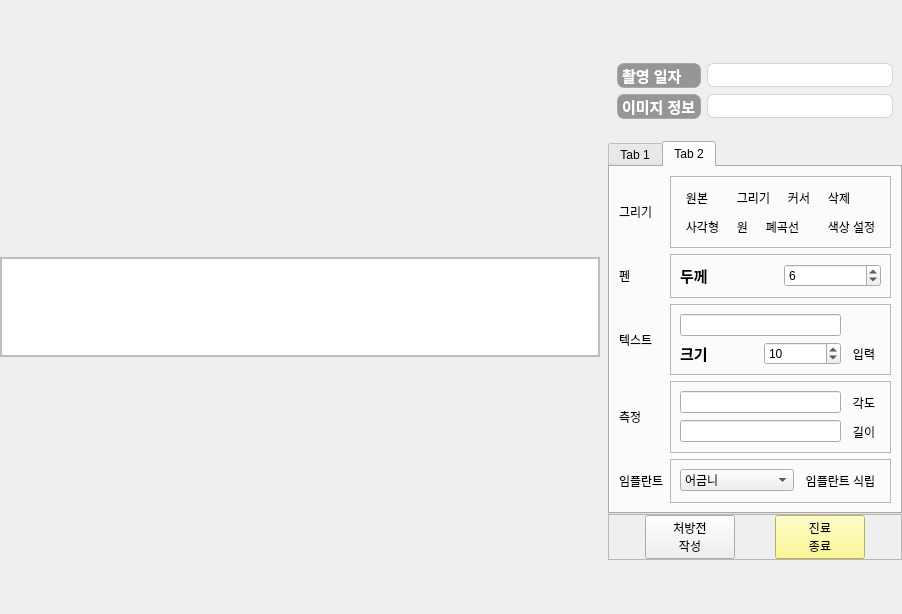
<?xml version="1.0" encoding="UTF-8"?>
<ui version="4.0">
 <class>ImageAlbum</class>
 <widget class="QWidget" name="ImageAlbum">
  <property name="geometry">
   <rect>
    <x>0</x>
    <y>0</y>
    <width>872</width>
    <height>614</height>
   </rect>
  </property>
  <property name="cursor">
   <cursorShape>ArrowCursor</cursorShape>
  </property>
  <property name="styleSheet">
   <string notr="true"/>
  </property>
  <layout class="QGridLayout" name="gridLayout_2">
   <property name="leftMargin">
    <number>0</number>
   </property>
   <property name="topMargin">
    <number>0</number>
   </property>
   <property name="rightMargin">
    <number>0</number>
   </property>
   <property name="bottomMargin">
    <number>0</number>
   </property>
   <property name="horizontalSpacing">
    <number>8</number>
   </property>
   <property name="verticalSpacing">
    <number>0</number>
   </property>
   <item row="0" column="0">
    <layout class="QVBoxLayout" name="verticalLayout_2">
     <property name="spacing">
      <number>8</number>
     </property>
     <item>
      <layout class="QGridLayout" name="gridLayout"/>
     </item>
     <item>
      <widget class="QListWidget" name="listWidget">
       <property name="sizePolicy">
        <sizepolicy hsizetype="Preferred" vsizetype="Preferred">
         <horstretch>0</horstretch>
         <verstretch>0</verstretch>
        </sizepolicy>
       </property>
       <property name="minimumSize">
        <size>
         <width>600</width>
         <height>100</height>
        </size>
       </property>
       <property name="maximumSize">
        <size>
         <width>16777215</width>
         <height>100</height>
        </size>
       </property>
       <property name="baseSize">
        <size>
         <width>600</width>
         <height>80</height>
        </size>
       </property>
       <property name="styleSheet">
        <string notr="true">border: 2px solid rgba(190, 190, 190, 255);
</string>
       </property>
       <property name="frameShape">
        <enum>QFrame::Box</enum>
       </property>
       <property name="verticalScrollBarPolicy">
        <enum>Qt::ScrollBarAsNeeded</enum>
       </property>
       <property name="horizontalScrollBarPolicy">
        <enum>Qt::ScrollBarAlwaysOff</enum>
       </property>
       <property name="iconSize">
        <size>
         <width>120</width>
         <height>80</height>
        </size>
       </property>
       <property name="movement">
        <enum>QListView::Static</enum>
       </property>
       <property name="flow">
        <enum>QListView::LeftToRight</enum>
       </property>
       <property name="resizeMode">
        <enum>QListView::Adjust</enum>
       </property>
       <property name="viewMode">
        <enum>QListView::IconMode</enum>
       </property>
      </widget>
     </item>
    </layout>
   </item>
   <item row="0" column="1">
    <layout class="QVBoxLayout" name="verticalLayout">
     <property name="spacing">
      <number>0</number>
     </property>
     <item>
      <widget class="QFrame" name="frame">
       <property name="maximumSize">
        <size>
         <width>300</width>
         <height>16777215</height>
        </size>
       </property>
       <property name="frameShape">
        <enum>QFrame::NoFrame</enum>
       </property>
       <property name="frameShadow">
        <enum>QFrame::Raised</enum>
       </property>
       <layout class="QGridLayout" name="gridLayout_10">
        <item row="0" column="0">
         <widget class="QLabel" name="label_4">
          <property name="font">
           <font>
            <pointsize>11</pointsize>
            <bold>true</bold>
           </font>
          </property>
          <property name="styleSheet">
           <string notr="true">background-color: rgb(150, 150, 150);
color: rgb(255, 255, 255);

border: 1px solid rgba(150, 150, 150, 150);
border-radius:7px;</string>
          </property>
          <property name="text">
           <string>촬영 일자</string>
          </property>
          <property name="buddy">
           <cstring>PhotoDate</cstring>
          </property>
         </widget>
        </item>
        <item row="0" column="1">
         <widget class="QLineEdit" name="PhotoDate">
          <property name="font">
           <font>
            <pointsize>13</pointsize>
           </font>
          </property>
          <property name="styleSheet">
           <string notr="true">border: 1px solid rgba(190, 190, 190, 150);
border-radius:7px;</string>
          </property>
         </widget>
        </item>
        <item row="1" column="0">
         <widget class="QLabel" name="label_7">
          <property name="font">
           <font>
            <pointsize>11</pointsize>
            <bold>true</bold>
           </font>
          </property>
          <property name="styleSheet">
           <string notr="true">background-color: rgb(150, 150, 150);
color: rgb(255, 255, 255);

border: 1px solid rgba(150, 150, 150, 150);
border-radius:7px;</string>
          </property>
          <property name="text">
           <string>이미지 정보</string>
          </property>
          <property name="buddy">
           <cstring>ImageInfo</cstring>
          </property>
         </widget>
        </item>
        <item row="1" column="1">
         <widget class="QLineEdit" name="ImageInfo">
          <property name="font">
           <font>
            <pointsize>13</pointsize>
           </font>
          </property>
          <property name="styleSheet">
           <string notr="true">border: 1px solid rgba(190, 190, 190, 150);
border-radius:7px;</string>
          </property>
         </widget>
        </item>
       </layout>
      </widget>
     </item>
     <item>
      <spacer name="verticalSpacer">
       <property name="orientation">
        <enum>Qt::Vertical</enum>
       </property>
       <property name="sizeType">
        <enum>QSizePolicy::Fixed</enum>
       </property>
       <property name="sizeHint" stdset="0">
        <size>
         <width>20</width>
         <height>13</height>
        </size>
       </property>
      </spacer>
     </item>
     <item>
      <widget class="QTabWidget" name="tabWidget">
       <property name="sizePolicy">
        <sizepolicy hsizetype="Preferred" vsizetype="Preferred">
         <horstretch>0</horstretch>
         <verstretch>0</verstretch>
        </sizepolicy>
       </property>
       <property name="maximumSize">
        <size>
         <width>300</width>
         <height>16777215</height>
        </size>
       </property>
       <property name="styleSheet">
        <string notr="true"/>
       </property>
       <property name="tabShape">
        <enum>QTabWidget::Rounded</enum>
       </property>
       <property name="currentIndex">
        <number>1</number>
       </property>
       <property name="documentMode">
        <bool>false</bool>
       </property>
       <property name="tabsClosable">
        <bool>false</bool>
       </property>
       <property name="movable">
        <bool>false</bool>
       </property>
       <property name="tabBarAutoHide">
        <bool>false</bool>
       </property>
       <widget class="QWidget" name="tab">
        <attribute name="title">
         <string>Tab 1</string>
        </attribute>
        <layout class="QGridLayout" name="gridLayout_11">
         <item row="2" column="0">
          <widget class="QToolButton" name="LeftRotate">
           <property name="styleSheet">
            <string notr="true">background-color: rgb(255, 255, 255);
border-radius:10px;
border: 1px solid white;</string>
           </property>
           <property name="text">
            <string>좌회전</string>
           </property>
           <property name="iconSize">
            <size>
             <width>30</width>
             <height>30</height>
            </size>
           </property>
          </widget>
         </item>
         <item row="0" column="0">
          <widget class="QToolButton" name="OrigImage">
           <property name="styleSheet">
            <string notr="true">background-color: rgb(255, 255, 255);
border-radius:10px;
border: 1px solid white;</string>
           </property>
           <property name="text">
            <string>원본</string>
           </property>
           <property name="iconSize">
            <size>
             <width>30</width>
             <height>30</height>
            </size>
           </property>
          </widget>
         </item>
         <item row="2" column="1">
          <widget class="QToolButton" name="RightRotate">
           <property name="styleSheet">
            <string notr="true">background-color: rgb(255, 255, 255);
border-radius:10px;
border: 1px solid white;</string>
           </property>
           <property name="text">
            <string>우회전</string>
           </property>
           <property name="iconSize">
            <size>
             <width>30</width>
             <height>30</height>
            </size>
           </property>
          </widget>
         </item>
         <item row="7" column="1">
          <widget class="QSlider" name="Brightness">
           <property name="minimum">
            <number>-50</number>
           </property>
           <property name="maximum">
            <number>50</number>
           </property>
           <property name="orientation">
            <enum>Qt::Horizontal</enum>
           </property>
           <property name="tickPosition">
            <enum>QSlider::TicksBelow</enum>
           </property>
           <property name="tickInterval">
            <number>5</number>
           </property>
          </widget>
         </item>
         <item row="3" column="0">
          <widget class="QToolButton" name="Sharpening">
           <property name="styleSheet">
            <string notr="true">background-color: rgb(255, 255, 255);
border-radius:10px;
border: 1px solid white;</string>
           </property>
           <property name="text">
            <string>샤프닝</string>
           </property>
           <property name="iconSize">
            <size>
             <width>30</width>
             <height>30</height>
            </size>
           </property>
          </widget>
         </item>
         <item row="4" column="0">
          <widget class="QToolButton" name="Blur">
           <property name="styleSheet">
            <string notr="true">background-color: rgb(255, 255, 255);
border-radius:10px;
border: 1px solid white;</string>
           </property>
           <property name="text">
            <string>블러</string>
           </property>
           <property name="iconSize">
            <size>
             <width>30</width>
             <height>30</height>
            </size>
           </property>
          </widget>
         </item>
         <item row="0" column="1">
          <widget class="QToolButton" name="Laser">
           <property name="styleSheet">
            <string notr="true">background-color: rgb(255, 255, 255);
border-radius:10px;
border: 1px solid white;</string>
           </property>
           <property name="text">
            <string>레이저</string>
           </property>
           <property name="iconSize">
            <size>
             <width>30</width>
             <height>30</height>
            </size>
           </property>
          </widget>
         </item>
         <item row="9" column="1">
          <widget class="QSlider" name="Contrast">
           <property name="minimum">
            <number>5</number>
           </property>
           <property name="maximum">
            <number>15</number>
           </property>
           <property name="value">
            <number>10</number>
           </property>
           <property name="orientation">
            <enum>Qt::Horizontal</enum>
           </property>
           <property name="tickPosition">
            <enum>QSlider::TicksBelow</enum>
           </property>
           <property name="tickInterval">
            <number>1</number>
           </property>
          </widget>
         </item>
         <item row="1" column="1">
          <widget class="QToolButton" name="ZoomOut">
           <property name="styleSheet">
            <string notr="true">background-color: rgb(255, 255, 255);
border-radius:10px;
border: 1px solid white;</string>
           </property>
           <property name="text">
            <string>줌아웃</string>
           </property>
           <property name="iconSize">
            <size>
             <width>30</width>
             <height>30</height>
            </size>
           </property>
          </widget>
         </item>
         <item row="4" column="1">
          <widget class="QToolButton" name="Reverse">
           <property name="styleSheet">
            <string notr="true">background-color: rgb(255, 255, 255);
border-radius:10px;
border: 1px solid white;</string>
           </property>
           <property name="text">
            <string>반전</string>
           </property>
           <property name="iconSize">
            <size>
             <width>30</width>
             <height>30</height>
            </size>
           </property>
          </widget>
         </item>
         <item row="5" column="1">
          <widget class="QToolButton" name="HReverse">
           <property name="styleSheet">
            <string notr="true">background-color: rgb(255, 255, 255);
border-radius:10px;
border: 1px solid white;</string>
           </property>
           <property name="text">
            <string>상하 반전</string>
           </property>
           <property name="iconSize">
            <size>
             <width>30</width>
             <height>30</height>
            </size>
           </property>
          </widget>
         </item>
         <item row="7" column="0">
          <widget class="QLabel" name="label">
           <property name="font">
            <font>
             <pointsize>11</pointsize>
             <bold>true</bold>
            </font>
           </property>
           <property name="text">
            <string>밝기</string>
           </property>
           <property name="buddy">
            <cstring>Brightness</cstring>
           </property>
          </widget>
         </item>
         <item row="5" column="0">
          <widget class="QToolButton" name="VReverse">
           <property name="styleSheet">
            <string notr="true">background-color: rgb(255, 255, 255);
border-radius:10px;
border: 1px solid white;</string>
           </property>
           <property name="text">
            <string>좌우 반전</string>
           </property>
           <property name="iconSize">
            <size>
             <width>30</width>
             <height>30</height>
            </size>
           </property>
          </widget>
         </item>
         <item row="3" column="1">
          <widget class="QToolButton" name="HistEqual">
           <property name="styleSheet">
            <string notr="true">background-color: rgb(255, 255, 255);
border-radius:10px;
border: 1px solid white;</string>
           </property>
           <property name="text">
            <string>히스토그램 평활화</string>
           </property>
           <property name="iconSize">
            <size>
             <width>30</width>
             <height>30</height>
            </size>
           </property>
          </widget>
         </item>
         <item row="1" column="0">
          <widget class="QToolButton" name="ZoomIn">
           <property name="styleSheet">
            <string notr="true">background-color: rgb(255, 255, 255);
border-radius:10px;
border: 1px solid white;</string>
           </property>
           <property name="text">
            <string>줌인</string>
           </property>
           <property name="iconSize">
            <size>
             <width>30</width>
             <height>30</height>
            </size>
           </property>
          </widget>
         </item>
         <item row="8" column="1">
          <widget class="QSlider" name="Gamma">
           <property name="minimum">
            <number>1</number>
           </property>
           <property name="maximum">
            <number>19</number>
           </property>
           <property name="value">
            <number>10</number>
           </property>
           <property name="orientation">
            <enum>Qt::Horizontal</enum>
           </property>
           <property name="tickPosition">
            <enum>QSlider::TicksBelow</enum>
           </property>
           <property name="tickInterval">
            <number>1</number>
           </property>
          </widget>
         </item>
         <item row="8" column="0">
          <widget class="QLabel" name="label_6">
           <property name="font">
            <font>
             <pointsize>11</pointsize>
             <bold>true</bold>
            </font>
           </property>
           <property name="text">
            <string>감마</string>
           </property>
          </widget>
         </item>
         <item row="6" column="0">
          <widget class="QToolButton" name="Capture">
           <property name="styleSheet">
            <string notr="true">background-color: rgb(255, 255, 255);
border-radius:10px;
border: 1px solid white;</string>
           </property>
           <property name="text">
            <string>캡처</string>
           </property>
           <property name="iconSize">
            <size>
             <width>30</width>
             <height>30</height>
            </size>
           </property>
          </widget>
         </item>
         <item row="9" column="0">
          <widget class="QLabel" name="label_2">
           <property name="font">
            <font>
             <pointsize>11</pointsize>
             <bold>true</bold>
            </font>
           </property>
           <property name="text">
            <string>대비</string>
           </property>
           <property name="buddy">
            <cstring>Contrast</cstring>
           </property>
          </widget>
         </item>
        </layout>
       </widget>
       <widget class="QWidget" name="tab_2">
        <attribute name="title">
         <string>Tab 2</string>
        </attribute>
        <layout class="QGridLayout" name="gridLayout_5">
         <item row="0" column="1">
          <widget class="QLabel" name="label_12">
           <property name="text">
            <string>그리기</string>
           </property>
          </widget>
         </item>
         <item row="2" column="1">
          <widget class="QLabel" name="label_10">
           <property name="text">
            <string>텍스트</string>
           </property>
          </widget>
         </item>
         <item row="1" column="2">
          <widget class="QFrame" name="frame_2">
           <property name="frameShape">
            <enum>QFrame::StyledPanel</enum>
           </property>
           <property name="frameShadow">
            <enum>QFrame::Raised</enum>
           </property>
           <layout class="QGridLayout" name="gridLayout_3">
            <item row="0" column="0">
             <layout class="QHBoxLayout" name="horizontalLayout">
              <item>
               <widget class="QLabel" name="label_3">
                <property name="font">
                 <font>
                  <pointsize>11</pointsize>
                  <bold>true</bold>
                 </font>
                </property>
                <property name="text">
                 <string>두께</string>
                </property>
                <property name="buddy">
                 <cstring>Thickness</cstring>
                </property>
               </widget>
              </item>
              <item>
               <widget class="QSpinBox" name="Thickness">
                <property name="value">
                 <number>6</number>
                </property>
               </widget>
              </item>
             </layout>
            </item>
           </layout>
          </widget>
         </item>
         <item row="3" column="2">
          <widget class="QFrame" name="frame_5">
           <property name="frameShape">
            <enum>QFrame::StyledPanel</enum>
           </property>
           <property name="frameShadow">
            <enum>QFrame::Raised</enum>
           </property>
           <layout class="QGridLayout" name="gridLayout_6">
            <item row="0" column="0">
             <widget class="QLineEdit" name="AngleResult"/>
            </item>
            <item row="0" column="1">
             <widget class="QToolButton" name="Angle">
              <property name="styleSheet">
               <string notr="true">background-color: qlineargradient(spread:pad, x1:0.0, y1:0.0, x2:1, 
y2:1, stop:0 rgba(150, 150, 150, 50), stop:1 rgba(90, 90, 90, 100));
selection-color: black;
border-width: 1px;
border-style: solid gray;
</string>
              </property>
              <property name="text">
               <string>각도</string>
              </property>
             </widget>
            </item>
            <item row="1" column="0">
             <widget class="QLineEdit" name="LengthResult"/>
            </item>
            <item row="1" column="1">
             <widget class="QToolButton" name="LengthMeasurement">
              <property name="styleSheet">
               <string notr="true">background-color: qlineargradient(spread:pad, x1:0.0, y1:0.0, x2:1, 
y2:1, stop:0 rgba(150, 150, 150, 50), stop:1 rgba(90, 90, 90, 100));
selection-color: black;
border-width: 1px;
border-style: solid gray;
</string>
              </property>
              <property name="text">
               <string>길이</string>
              </property>
             </widget>
            </item>
           </layout>
          </widget>
         </item>
         <item row="1" column="1">
          <widget class="QLabel" name="label_8">
           <property name="text">
            <string>펜</string>
           </property>
          </widget>
         </item>
         <item row="2" column="2">
          <widget class="QFrame" name="frame_4">
           <property name="frameShape">
            <enum>QFrame::StyledPanel</enum>
           </property>
           <property name="frameShadow">
            <enum>QFrame::Raised</enum>
           </property>
           <layout class="QGridLayout" name="gridLayout_4">
            <item row="0" column="0" colspan="2">
             <widget class="QLineEdit" name="lineEdit">
              <property name="toolTip">
               <string/>
              </property>
              <property name="text">
               <string/>
              </property>
              <property name="placeholderText">
               <string notr="true"/>
              </property>
             </widget>
            </item>
            <item row="1" column="0">
             <widget class="QLabel" name="label_5">
              <property name="font">
               <font>
                <pointsize>11</pointsize>
                <bold>true</bold>
               </font>
              </property>
              <property name="text">
               <string>크기</string>
              </property>
              <property name="buddy">
               <cstring>Fontsize</cstring>
              </property>
             </widget>
            </item>
            <item row="1" column="1">
             <widget class="QSpinBox" name="Fontsize">
              <property name="value">
               <number>10</number>
              </property>
             </widget>
            </item>
            <item row="1" column="2">
             <widget class="QToolButton" name="TextBox">
              <property name="styleSheet">
               <string notr="true">background-color: qlineargradient(spread:pad, x1:0.0, y1:0.0, x2:1, 
y2:1, stop:0 rgba(150, 150, 150, 50), stop:1 rgba(90, 90, 90, 100));
selection-color: black;
border-width: 1px;
border-style: solid gray;
</string>
              </property>
              <property name="text">
               <string>입력</string>
              </property>
             </widget>
            </item>
           </layout>
          </widget>
         </item>
         <item row="3" column="1">
          <widget class="QLabel" name="label_9">
           <property name="text">
            <string>측정</string>
           </property>
          </widget>
         </item>
         <item row="0" column="2">
          <widget class="QFrame" name="frame_7">
           <property name="frameShape">
            <enum>QFrame::StyledPanel</enum>
           </property>
           <property name="frameShadow">
            <enum>QFrame::Raised</enum>
           </property>
           <layout class="QGridLayout" name="gridLayout_12">
            <item row="0" column="0">
             <widget class="QToolButton" name="OrigImage2">
              <property name="styleSheet">
               <string notr="true">background-color: qlineargradient(spread:pad, x1:0.0, y1:0.0, x2:1, 
y2:1, stop:0 rgba(150, 150, 150, 50), stop:1 rgba(90, 90, 90, 100));
selection-color: black;
border-width: 1px;
border-style: solid gray;
</string>
              </property>
              <property name="text">
               <string>원본</string>
              </property>
              <property name="iconSize">
               <size>
                <width>30</width>
                <height>30</height>
               </size>
              </property>
             </widget>
            </item>
            <item row="0" column="1" colspan="2">
             <widget class="QToolButton" name="Lines">
              <property name="styleSheet">
               <string notr="true">background-color: qlineargradient(spread:pad, x1:0.0, y1:0.0, x2:1, 
y2:1, stop:0 rgba(150, 150, 150, 50), stop:1 rgba(90, 90, 90, 100));
selection-color: black;
border-width: 1px;
border-style: solid gray;
</string>
              </property>
              <property name="text">
               <string>그리기</string>
              </property>
              <property name="iconSize">
               <size>
                <width>30</width>
                <height>30</height>
               </size>
              </property>
             </widget>
            </item>
            <item row="0" column="3">
             <widget class="QToolButton" name="Cursor">
              <property name="styleSheet">
               <string notr="true">background-color: qlineargradient(spread:pad, x1:0.0, y1:0.0, x2:1, 
y2:1, stop:0 rgba(150, 150, 150, 50), stop:1 rgba(90, 90, 90, 100));
selection-color: black;
border-width: 1px;
border-style: solid gray;
</string>
              </property>
              <property name="text">
               <string>커서</string>
              </property>
              <property name="iconSize">
               <size>
                <width>30</width>
                <height>30</height>
               </size>
              </property>
              <property name="shortcut">
               <string>Ctrl+`</string>
              </property>
             </widget>
            </item>
            <item row="0" column="4">
             <widget class="QToolButton" name="Delete">
              <property name="styleSheet">
               <string notr="true">background-color: qlineargradient(spread:pad, x1:0.0, y1:0.0, x2:1, 
y2:1, stop:0 rgba(150, 150, 150, 50), stop:1 rgba(90, 90, 90, 100));
selection-color: black;
border-width: 1px;
border-style: solid gray;
</string>
              </property>
              <property name="text">
               <string>삭제</string>
              </property>
              <property name="iconSize">
               <size>
                <width>30</width>
                <height>30</height>
               </size>
              </property>
              <property name="shortcut">
               <string>Del</string>
              </property>
             </widget>
            </item>
            <item row="1" column="0">
             <widget class="QToolButton" name="Rectangle">
              <property name="styleSheet">
               <string notr="true">background-color: qlineargradient(spread:pad, x1:0.0, y1:0.0, x2:1, 
y2:1, stop:0 rgba(150, 150, 150, 50), stop:1 rgba(90, 90, 90, 100));
selection-color: black;
border-width: 1px;
border-style: solid gray;
</string>
              </property>
              <property name="text">
               <string>사각형</string>
              </property>
              <property name="iconSize">
               <size>
                <width>30</width>
                <height>30</height>
               </size>
              </property>
             </widget>
            </item>
            <item row="1" column="1">
             <widget class="QToolButton" name="Ellipse">
              <property name="styleSheet">
               <string notr="true">background-color: qlineargradient(spread:pad, x1:0.0, y1:0.0, x2:1, 
y2:1, stop:0 rgba(150, 150, 150, 50), stop:1 rgba(90, 90, 90, 100));
selection-color: black;
border-width: 1px;
border-style: solid gray;
</string>
              </property>
              <property name="text">
               <string>원</string>
              </property>
              <property name="iconSize">
               <size>
                <width>30</width>
                <height>30</height>
               </size>
              </property>
             </widget>
            </item>
            <item row="1" column="2" colspan="2">
             <widget class="QToolButton" name="Freehand">
              <property name="styleSheet">
               <string notr="true">background-color: qlineargradient(spread:pad, x1:0.0, y1:0.0, x2:1, 
y2:1, stop:0 rgba(150, 150, 150, 50), stop:1 rgba(90, 90, 90, 100));
selection-color: black;
border-width: 1px;
border-style: solid gray;
</string>
              </property>
              <property name="text">
               <string>폐곡선</string>
              </property>
              <property name="iconSize">
               <size>
                <width>30</width>
                <height>30</height>
               </size>
              </property>
             </widget>
            </item>
            <item row="1" column="4">
             <widget class="QToolButton" name="Brush">
              <property name="styleSheet">
               <string notr="true">background-color: qlineargradient(spread:pad, x1:0.0, y1:0.0, x2:1, 
y2:1, stop:0 rgba(150, 150, 150, 50), stop:1 rgba(90, 90, 90, 100));
selection-color: black;
border-width: 1px;
border-style: solid gray;
</string>
              </property>
              <property name="text">
               <string>색상 설정</string>
              </property>
              <property name="iconSize">
               <size>
                <width>30</width>
                <height>30</height>
               </size>
              </property>
             </widget>
            </item>
           </layout>
          </widget>
         </item>
         <item row="4" column="2">
          <widget class="QFrame" name="frame_6">
           <property name="frameShape">
            <enum>QFrame::StyledPanel</enum>
           </property>
           <property name="frameShadow">
            <enum>QFrame::Raised</enum>
           </property>
           <layout class="QGridLayout" name="gridLayout_7">
            <item row="0" column="0">
             <widget class="QComboBox" name="ImplantcomboBox">
              <item>
               <property name="text">
                <string>어금니</string>
               </property>
              </item>
              <item>
               <property name="text">
                <string>앞니</string>
               </property>
              </item>
             </widget>
            </item>
            <item row="0" column="1">
             <widget class="QToolButton" name="Implant">
              <property name="styleSheet">
               <string notr="true">background-color: qlineargradient(spread:pad, x1:0.0, y1:0.0, x2:1, 
y2:1, stop:0 rgba(150, 150, 150, 50), stop:1 rgba(90, 90, 90, 100));
selection-color: black;
border-width: 1px;
border-style: solid gray;
</string>
              </property>
              <property name="text">
               <string>임플란트 식립</string>
              </property>
              <property name="iconSize">
               <size>
                <width>30</width>
                <height>30</height>
               </size>
              </property>
             </widget>
            </item>
           </layout>
          </widget>
         </item>
         <item row="4" column="1">
          <widget class="QLabel" name="label_11">
           <property name="text">
            <string>임플란트</string>
           </property>
          </widget>
         </item>
        </layout>
       </widget>
      </widget>
     </item>
     <item>
      <widget class="QWidget" name="widget" native="true">
       <property name="maximumSize">
        <size>
         <width>300</width>
         <height>300</height>
        </size>
       </property>
      </widget>
     </item>
     <item>
      <widget class="QFrame" name="frame_3">
       <property name="maximumSize">
        <size>
         <width>300</width>
         <height>90</height>
        </size>
       </property>
       <property name="frameShape">
        <enum>QFrame::StyledPanel</enum>
       </property>
       <property name="frameShadow">
        <enum>QFrame::Raised</enum>
       </property>
       <layout class="QGridLayout" name="gridLayout_8">
        <property name="leftMargin">
         <number>0</number>
        </property>
        <property name="topMargin">
         <number>0</number>
        </property>
        <property name="rightMargin">
         <number>0</number>
        </property>
        <property name="bottomMargin">
         <number>0</number>
        </property>
        <property name="horizontalSpacing">
         <number>4</number>
        </property>
        <property name="verticalSpacing">
         <number>0</number>
        </property>
        <item row="1" column="1">
         <widget class="QPushButton" name="EndTreatment">
          <property name="maximumSize">
           <size>
            <width>90</width>
            <height>16777215</height>
           </size>
          </property>
          <property name="styleSheet">
           <string notr="true">QPushButton {background-color: rgb(255, 250, 117)}</string>
          </property>
          <property name="text">
           <string>진료
종료</string>
          </property>
         </widget>
        </item>
        <item row="1" column="0">
         <widget class="QPushButton" name="Prescription">
          <property name="maximumSize">
           <size>
            <width>90</width>
            <height>16777215</height>
           </size>
          </property>
          <property name="text">
           <string>처방전
작성</string>
          </property>
         </widget>
        </item>
       </layout>
      </widget>
     </item>
    </layout>
   </item>
  </layout>
 </widget>
 <resources/>
 <connections/>
</ui>
